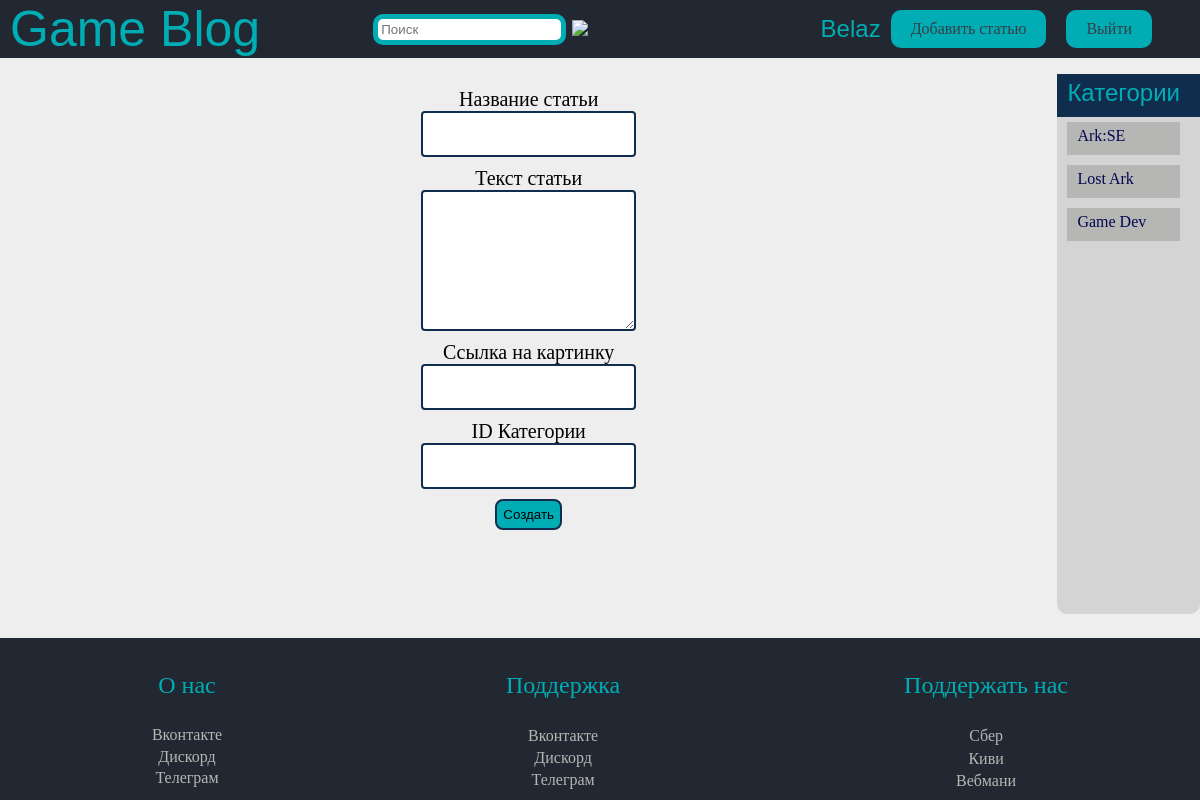
The page /create_article (signed in) on the database its author committed.
### database.py (models this page shows, shortened)
class Users(db.Model, UserMixin):
    id = db.Column(db.Integer, primary_key=True, autoincrement=True)
    name = db.Column(db.String(70), nullable=True)
    mail = db.Column(db.String(70), nullable=True, unique=True)
    password = db.Column(db.String(255), nullable=True)

class Categories(db.Model):
    id = db.Column(db.Integer, primary_key=True, autoincrement=True)
    name = db.Column(db.String, nullable=True)

### app.py (the view, shortened to what this page needs)
@app.route('/create_article', methods=['GET', 'POST'])
@login_required
def create_article():
    categories = Categories.query.all()
    article_form = ArticleForm()
    return render_template('new_article.html', form=article_form, categories=categories)

### forms.py
class ArticleForm(FlaskForm):
    title = StringField('Название статьи', validators=[DataRequired()], widget=TextInput())
    body = StringField('Текст статьи', validators=[DataRequired()], widget=TextArea())
    category_id = IntegerField('ID Категории', validators=[DataRequired()], widget=TextInput('number'))
    image = StringField('Ссылка на картинку', widget=TextInput())

### app.py (called while the page is built)
@login.user_loader
def load_user(user_id):
    return Users.query.get(int(user_id))

### templates/new_article.html (shortened to what this page needs)
{% extends 'base.html' %}
{% block custom %}
    <link rel="stylesheet" href={{ url_for('static', filename='new_article.css') }}>
{% endblock %}
{% block any_content %}
    <form action="{{ url_for('create_article') }}" method="POST" class="main_create">
        <div class="form-block"><p class="block-label">{{ form.title.label }}</p>{{ form.title(class_="block") }}</div>
        <div class="form-block"><p class="block-label">{{ form.body.label }}</p>{{ form.body(class_="textarea block", rows="3") }}</div>
        <div class="form-block"><p class="block-label">{{ form.image.label }}</p>{{ form.image(class_="block") }}</div>
        <div class="form-block"><p
                class="block-label">{{ form.category_id.label }}</p>{{ form.category_id(class_="block") }}</div>
        <button type="submit" class="button_create">Создать</button>
    </form>
{% endblock %}

### templates/base.html (shortened to what this page needs)
<!DOCTYPE html>
<html lang="ru">
<head>
    {% block custom %}
    {% endblock %}
    <link rel="stylesheet" href={{ url_for('static', filename='style.css') }}>
</head>
<body>
<div class="page">
    <header>
        <a href="{{ url_for('homepage') }}" class="logo">Game Blog</a>
        <form action="{{ url_for('search') }}">
            <input name="text" class="search" type="search" placeholder="Поиск" aria-label="Поиск">
            <button type="submit">
                <img src="https://img.icons8.com/material-sharp/24/000000/search.png"/>
            </button>
        </form>
        {% if current_user.is_authenticated %}
            <but>
                <a href="#" class="nick-label">{{ current_user.name }}</a>
                <a class="buttons" aria-current="page" href="{{ url_for('create_article') }}">Добавить статью</a>
                <a href="{{ url_for('logout') }}" class="buttons">Выйти</a>
            </but>
        {% else %}
            <but>
                <a class="buttons" href={{ url_for('singup') }}>Sing Up</a>
                <a class="buttons" href={{ url_for('singin') }}>Sing In</a>
            </but>
        {% endif %}
    </header>
    <main>
        {% block any_content %}
        {% endblock %}
        <ul class="categories">
            <li class="header">
                Категории
            </li>
            {% for categoria in categories %}
                <li class="dropdown">
                    <a href=" {{ url_for('categor', cat=categoria.id) }} ">{{ categoria.name }}</a>
                </li>
            {% endfor %}
        </ul>
    </main>
    <footer>
        <div class="block-footer">
            <p>О нас</p>
            <div class="lin"><a href="#">Вконтакте</a></div>
            <div class="lin"><a href="#">Дискорд</a></div>
            <div class="lin"><a href="#">Телеграм</a></div>
        </div>
        <div class="block-footer">
            <p>Поддержка</p>
            <div class="lin"><a href="#">Вконтакте</a></div>
            <div class="lin"><a href="#">Дискорд</a></div>
            <div class="lin"><a href="#">Телеграм</a></div>
        </div>
        <div class="block-footer">
            <p>Поддержать нас</p>
            <div class="lin"><a href="#">Сбер</a></div>
            <div class="lin"><a href="#">Киви</a></div>
            <div class="lin"><a href="#">Вебмани</a></div>
        </div>
    </footer>
</div>
</body>
</html>

### static/new_article.css (style rules this page uses)
.main_create { margin: 20px 10px 100px 10px; align-items: center; display: flex; flex-direction: column; width: 100%; }
.button_create { padding: 6px; border-radius: 8px; border: 2px solid #112D4E; margin-top: 10px; background: #00ADB5; }
.block-label { margin: 0; text-align: center; font-size: 20px; }
.form-block { display: flex; flex-direction: column; align-items: center; margin-top: 10px; width: 100%; }
.block { border-radius: 4px; border: solid #112D4E 2px; width: 20%; min-height: 3em; }
.textarea { min-width: 4%; min-height: 10em !important; max-width: 50%; transition: border-color .15s ease-in-out,box-shadow .15s ease-in-out; }

### static/style.css (style rules this page uses)
body { margin: 0; background-color: #EEEEEE; }
.page { overflow: hidden; display: flex; flex-direction: column; min-height: 100vh; }
header { margin-top: 0; top: 0; left: 0; width: 100%; padding-left: 10px; background-color: #222831; display: flex; min-height: auto; }
header a { text-decoration: none; }
.logo { color: #00ADB5 !important; font-size: 50px; font-family: Dubai, sans-serif; }
header .buttons { padding: 10px 20px 10px 20px; background-color: #00ADB5; border-radius: 10px; margin: 10px; }
but { display: flex; align-items: center; margin-right: 4%; margin-left: auto; }
.categories { border-radius: 10px; border: 2px #112D4E; padding: 0; margin-right: 0; margin-left: auto; background-color: #696A6C33; }
.categories li { padding: 5px 20px 10px 10px; margin: 5px 20px 10px 10px; background-color: #b6b6b4; list-style-type: none; }
main { display: flex; }
.categories .header { color: #00ADB5; font-size: x-large; font-family: Calibri, sans-serif; margin: 0 0 0 0; padding: 5px 20px 10px 10px !important; background-color: #112D4E; }
.categories li a { text-decoration: none; color: #000651; }
footer { width: 100%; justify-content: center; padding: 10px; background: #222831; color: #00ADB5; display: flex; margin-top: auto; }
.block-footer { flex-grow: 1; text-align: center; display: flex; flex-direction: column; }
footer a { margin-top: 1%; display: block; text-decoration: none; color: #b6b6b4; }
footer p { font-size: x-large; }
a { color: #393E46; text-decoration: none; }
header form { display: flex; margin-left: auto; margin-right:auto; }
header form input { margin: auto; padding: 3px; outline: none; box-sizing: border-box; border: 5px solid #00ADB5; border-radius: 10px; }
header form button { background: #222831; border: #00ADB5; }
.nick-label { font-family: "Arial Rounded MT Bold", sans-serif; color: #00ADB5; font-size: x-large; }

### rows shown on the page
Users: name "Belaz"
Categories: name "Ark:SE"
Categories: name "Lost Ark"
Categories: name "Game Dev"
